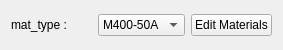
<?xml version="1.0" encoding="UTF-8"?>
<ui version="4.0">
 <class>WMatSelect</class>
 <widget class="QWidget" name="WMatSelect">
  <property name="geometry">
   <rect>
    <x>0</x>
    <y>0</y>
    <width>283</width>
    <height>50</height>
   </rect>
  </property>
  <property name="minimumSize">
   <size>
    <width>0</width>
    <height>0</height>
   </size>
  </property>
  <property name="windowTitle">
   <string>Form</string>
  </property>
  <layout class="QHBoxLayout" name="horizontalLayout">
   <item>
    <widget class="QLabel" name="in_mat_type">
     <property name="text">
      <string>mat_type :</string>
     </property>
    </widget>
   </item>
   <item>
    <widget class="QComboBox" name="c_mat_type">
     <item>
      <property name="text">
       <string>M400-50A</string>
      </property>
     </item>
     <item>
      <property name="text">
       <string>M350-50A</string>
      </property>
     </item>
     <item>
      <property name="text">
       <string>M330-35A</string>
      </property>
     </item>
    </widget>
   </item>
   <item>
    <widget class="QPushButton" name="b_matlib">
     <property name="text">
      <string>Edit Materials</string>
     </property>
    </widget>
   </item>
  </layout>
 </widget>
 <tabstops>
  <tabstop>c_mat_type</tabstop>
  <tabstop>b_matlib</tabstop>
 </tabstops>
 <resources>
  <include location="../../../Resources/pyleecan.qrc"/>
  <include location="../../../Resources/pyleecan.qrc"/>
  <include location="../../../Resources/pyleecan.qrc"/>
 </resources>
 <connections/>
</ui>
